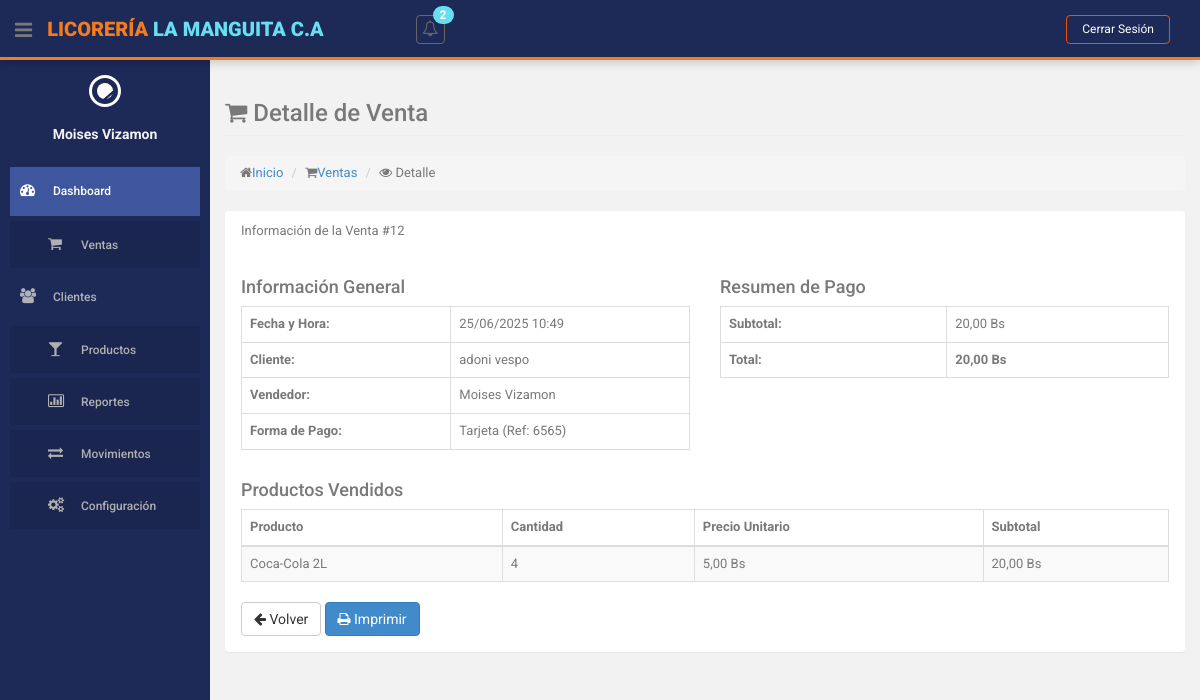
Screenshot of /index.php?action=ventas&method=mostrar&id=12 (signed in) with the database file from the repository.
### tables this page shows
CREATE TABLE `ventas` (
  `id` int(255) NOT NULL,
  `cedula_cliente` varchar(15) NOT NULL,
  `id_usuario` int(11) NOT NULL,
  `fecha` datetime NOT NULL,
  `monto_total` decimal(10,2) NOT NULL,
  `forma_pago` enum('EFECTIVO','TARJETA','PAGO_MOVIL') NOT NULL DEFAULT 'EFECTIVO',
  `referencia_pago` varchar(6) DEFAULT NULL COMMENT 'Número de referencia para tarjeta o pago móvil',
  `id_venta_original` int(11) DEFAULT NULL,
  `id_estatus` int(11) NOT NULL DEFAULT 1
);

CREATE TABLE `detalle_venta` (
  `id` int(255) NOT NULL,
  `id_venta` int(255) NOT NULL,
  `id_producto` int(10) NOT NULL,
  `cantidad` int(10) NOT NULL,
  `precio_unitario` decimal(10,2) NOT NULL,
  `monto` decimal(10,2) NOT NULL
);

CREATE TABLE `producto` (
  `id` int(10) NOT NULL,
  `descripcion` varchar(255) NOT NULL,
  `cantidad` int(255) NOT NULL,
  `precio` decimal(10,2) NOT NULL,
  `id_categoria` int(11) NOT NULL,
  `id_estatus` int(11) NOT NULL
);

### controllers/VentaController.php (called while the page is built, shortened)
<?php
class VentaController
{
    private $model;
    public function __construct()
    {
        require_once ROOT_PATH . 'models/VentaModel.php';
        $this->model = new VentaModel();
    }
    public function mostrar($id)
    {
        $venta = $this->model->obtenerVentaPorId($id);
        $detalles = $this->model->obtenerDetallesVenta($id);
        $this->loadView('ventas/mostrar', [
            'venta' => $venta,
            'detalles' => $detalles
        ]);
    }
    private function loadView($view, $data = [])
    {
        extract($data);
        require ROOT_PATH . 'views/layouts/header.php';
        require ROOT_PATH . 'views/layouts/sidebar.php';
        require ROOT_PATH . "views/$view.php";
        require ROOT_PATH . 'views/layouts/footer.php';
    }
}

### models/VentaModel.php (called while the page is built, shortened)
<?php
class VentaModel
{
    private $db;
    public function __construct()
    {
        require_once ROOT_PATH . 'config/database.php';
        $database = new Database();
        $this->db = $database->getConnection();
    }
    public function obtenerVentaPorId($id)
    {
        $query = "SELECT v.*,
                  CONCAT(c.nombres, ' ', c.apellidos) as cliente,
                  CONCAT(u.nombres, ' ', u.apellidos) as usuario
                  FROM ventas v
                  JOIN clientes c ON v.cedula_cliente = c.cedula
                  JOIN usuarios u ON v.id_usuario = u.id
                  WHERE v.id = :id";
        $stmt = $this->db->prepare($query);
        $stmt->bindParam(":id", $id);
        $stmt->execute();
        return $stmt->fetch(PDO::FETCH_ASSOC);
    }
    public function obtenerDetallesVenta($id_venta)
    {
        $query = "SELECT dv.*, p.descripcion as producto, p.precio as precio_actual
                  FROM detalle_venta dv
                  JOIN producto p ON dv.id_producto = p.id
                  WHERE dv.id_venta = :id_venta";
        $stmt = $this->db->prepare($query);
        $stmt->bindParam(":id_venta", $id_venta);
        $stmt->execute();
        return $stmt->fetchAll(PDO::FETCH_ASSOC);
    }
}

### config/database.php (called while the page is built, shortened)
<?php
class Database {
    private $host = 'localhost';
    private $db_name = 'licoreria';
    private $username = 'root';
    private $password = '';
    public function getConnection() {
        $this->conn = null;
        try {
            $this->conn = new PDO(
                "mysql:host=" . $this->host . ";dbname=" . $this->db_name,
                $this->username,
                $this->password
            );
            $this->conn->exec("set names utf8");
            $this->conn->setAttribute(PDO::ATTR_ERRMODE, PDO::ERRMODE_EXCEPTION);
        } catch(PDOException $exception) {
            echo "Error de conexión: " . $exception->getMessage();
        }
        return $this->conn;
    }
}
?>

### views/ventas/mostrar.php (the view)
<section id="main-content">
    <section class="wrapper">
        <div class="row">
            <div class="col-lg-12">
                <h3 class="page-header"><i class="fa fa-shopping-cart"></i> Detalle de Venta</h3>
                <ol class="breadcrumb">
                    <li><i class="fa fa-home"></i><a href="<?php echo BASE_URL; ?>">Inicio</a></li>
                    <li><i class="fa fa-shopping-cart"></i><a href="<?= BASE_URL ?>index.php?action=ventas">Ventas</a></li>
                    <li><i class="fa fa-eye"></i> Detalle</li>
                </ol>
            </div>
        </div>
        <div class="row">
            <div class="col-lg-12">
                <section class="panel">
                    <header class="panel-heading">
                        Información de la Venta #<?= $venta['id'] ?>
                    </header>
                    <div class="panel-body">
                        <div class="row">
                            <div class="col-md-6">
                                <h4>Información General</h4>
                                <table class="table table-bordered">
                                    <tr>
                                        <th>Fecha y Hora:</th>
                                        <td><?= date('d/m/Y H:i', strtotime($venta['fecha'])) ?></td>
                                    </tr>
                                    <tr>
                                        <th>Cliente:</th>
                                        <td><?= htmlspecialchars($venta['cliente']) ?></td>
                                    </tr>
                                    <tr>
                                        <th>Vendedor:</th>
                                        <td><?= htmlspecialchars($venta['usuario']) ?></td>
                                    </tr>
                                    <tr>
                                        <th>Forma de Pago:</th>
                                        <td>
                                            <?=
                                            match($venta['forma_pago']) {
                                                'EFECTIVO' => 'Efectivo',
                                                'TARJETA' => 'Tarjeta',
                                                'PAGO_MOVIL' => 'Pago Móvil',
                                                default => $venta['forma_pago']
                                            }
                                            ?>
                                            <?php if($venta['referencia_pago']): ?>
                                                (Ref: <?= htmlspecialchars($venta['referencia_pago']) ?>)
                                            <?php endif; ?>
                                        </td>
                                    </tr>
                                </table>
                            </div>
                            <div class="col-md-6">
                                <h4>Resumen de Pago</h4>
                                <table class="table table-bordered">
                                    <tr>
                                        <th>Subtotal:</th>
                                        <td><?= number_format($venta['monto_total'], 2, ',', '.') ?> Bs</td>
                                    </tr>
                                    <tr>
                                        <th>Total:</th>
                                        <td><strong><?= number_format($venta['monto_total'], 2, ',', '.') ?> Bs</strong></td>
                                    </tr>
                                </table>
                            </div>
                        </div>
                        <div class="row">
                            <div class="col-md-12">
                                <h4>Productos Vendidos</h4>
                                <div class="table-responsive">
                                    <table class="table table-bordered table-striped">
                                        <thead>
                                            <tr>
                                                <th>Producto</th>
                                                <th>Cantidad</th>
                                                <th>Precio Unitario</th>
                                                <th>Subtotal</th>
                                            </tr>
                                        </thead>
                                        <tbody>
                                            <?php foreach ($detalles as $detalle): ?>
                                                <tr>
                                                    <td><?= htmlspecialchars($detalle['producto']) ?></td>
                                                    <td><?= $detalle['cantidad'] ?></td>
                                                    <td><?= number_format($detalle['monto'] / $detalle['cantidad'], 2, ',', '.') ?> Bs</td>
                                                    <td><?= number_format($detalle['monto'], 2, ',', '.') ?> Bs</td>
                                                </tr>
                                            <?php endforeach; ?>
                                        </tbody>
                                    </table>
                                </div>
                            </div>
                        </div>
                        <div class="row">
                            <div class="col-md-12">
                                <a href="<?= BASE_URL ?>index.php?action=reportes" class="btn btn-default">
                                    <i class="fa fa-arrow-left"></i> Volver
                                </a>
                                <button class="btn btn-primary" onclick="window.print()">
                                    <i class="fa fa-print"></i> Imprimir
                                </button>
                            </div>
                        </div>
                    </div>
                </section>
            </div>
        </div>
    </section>
</section>

### assets/css/style.css (style rules this page uses)
body { color: #797979; background: #f2f2f2; font-family: 'Ruda', sans-serif; padding: 0px !important; margin: 0px !important; font-size:13px; }
a, a:hover, a:focus { text-decoration: none; outline: none; }
#main-content { margin-left: 210px; }
.wrapper { display: inline-block; margin-top: 60px; padding-left: 15px; padding-right: 15px; padding-bottom: 15px; padding-top: 0px; width: 100%; }

### views/layouts/header.php (style rules this page uses)
body { font-family: 'Roboto', sans-serif; }
.btn, button, input[type="submit"] { transition: background-color 0.3s ease, transform 0.2s ease; }

### rows the page displays
ventas: id "12", fecha "25/06/2025 10:49", forma_pago "Tarjeta", referencia_pago "6565", monto_total "20,00"
detalle_venta: id_producto.descripcion "Coca-Cola 2L", cantidad "4", $detalle['monto'] / $detalle['cantidad'] "5,00", monto "20,00"

### other values shown
$totalNotificaciones "2"
$_SESSION['user_nombre'] "Moises Vizamon"
$venta['cliente'] "adoni vespo"
$venta['usuario'] "Moises Vizamon"
